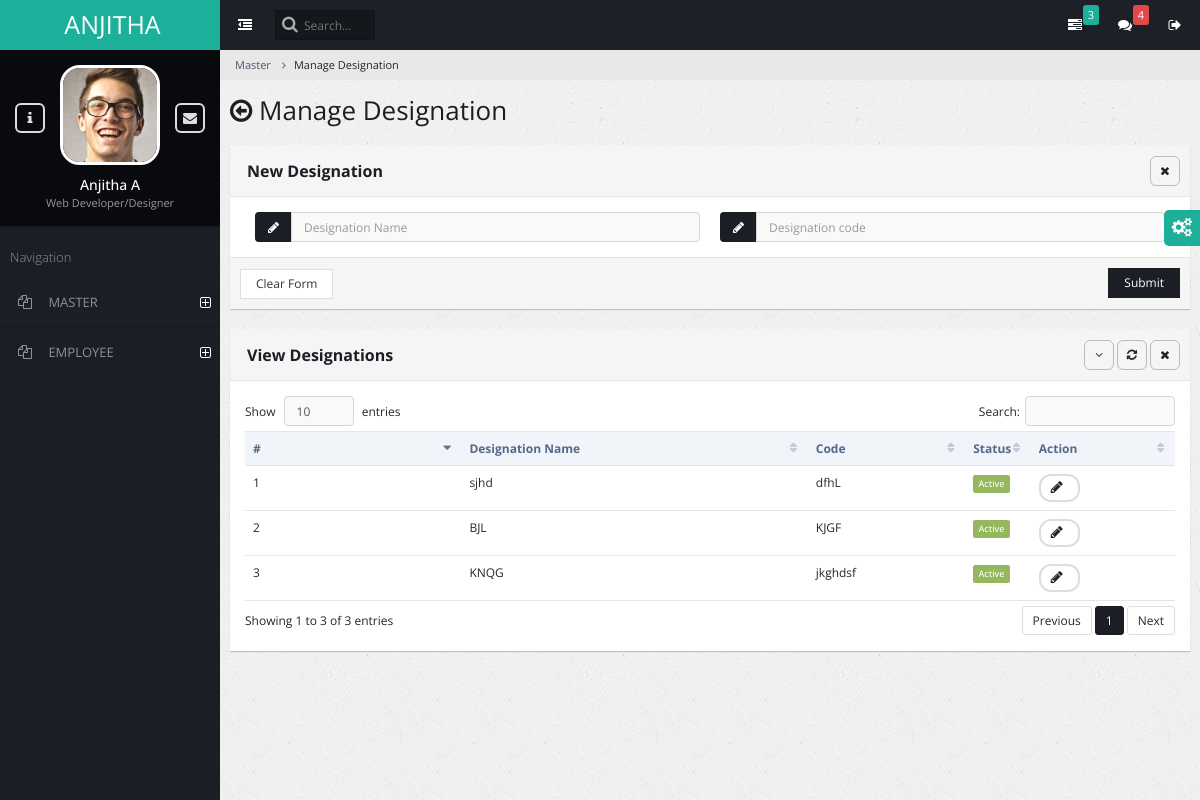
The app's page /adm_master_designation_manage/ with its own data.
### admin_master/models.py (models this page shows)
class Designation (models.Model):
    dname= models.CharField(max_length=100)
    dcode= models.CharField(max_length=50)
    status=models.BooleanField(default=True)

### admin_master/views.py (the view, shortened to what this page needs)
# urls.py: path('adm_master_designation_manage/', views.adm_master_designation_manage,name='adm_master_designation_manage'),
def adm_master_designation_manage(request):
    msg=""
    m=""
    designation = Designation.objects.all()
    return render(request, 'adm_master_designation_manage.html', {'danger': msg,'desig': designation ,'success':m})

### admin_master/templates/adm_master_designation_manage.html (shortened to what this page needs)
{% extends "base.html" %}
{% block content  %}
{% load static %}
<ul class="breadcrumb">
    <li><a href="#">Master</a></li>
    <li class="active">Manage Designation</li>
</ul>
<div class="page-title">
    <h2><span class="fa fa-arrow-circle-o-left"></span> Manage Designation</h2>
</div>
<div class="page-content-wrap">
    <div class="row">
        <div class="col-md-12">
            <form action="{% url "adm_master_designation_manage" %}" method="post">
            <div class="panel panel-default">
                <div class="panel-heading">
                    <h4 class="panel-title"><strong>New Designation</strong></h4>
                    <ul class="panel-controls">
                        <li><a href="#" class="panel-remove"><span class="fa fa-times"></span></a></li>
                    </ul>
                </div>
                <div class="panel-body">
                    <div class="col-md-6">
                        <div class="form-group">
                                <div class="input-group">
                                    <span class="input-group-addon"><span class="fa fa-pencil"></span></span>
                                    <input type="text" name="desn" placeholder="Designation Name" class="form-control" required autofocus/>
                                </div>
                        </div>
                    </div>
                    <div class="col-md-6">
                        <div class="form-group">
                                <div class="input-group">
                                    <span class="input-group-addon"><span class="fa fa-pencil"></span></span>
                                    <input type="text" name="desc" placeholder="Designation code" class="form-control" required />
                                </div>
                        </div>
                    </div>
                </div>
                <div class="panel-footer">
                        <input type="reset" value="Clear Form" class="btn btn-default">
                        <button class="btn btn-primary pull-right">Submit</button>
                </div>
            </div>
        </form>
                <div class="panel panel-default">
                    <div class="panel-heading ui-draggable-handle">
                            <h3 class="panel-title"><strong>View Designations</strong></h3>
                            <ul class="panel-controls">
                                <li><a href="#" class="panel-collapse"><span class="fa fa-angle-down"></span></a></li>
                                <li><a href="#" class="panel-refresh"><span class="fa fa-refresh"></span></a></li>
                                <li><a href="#" class="panel-remove"><span class="fa fa-times"></span></a></li>
                            </ul>
                        </div>
                    <div class="panel-body">
                        <table class="table datatable dataTable no-footer" id="DataTables_Table_0" role="grid" aria-describedby="DataTables_Table_0_info">
                            <thead>
                                <tr role="row"><th class="sorting_asc" tabindex="0" aria-controls="DataTables_Table_0" rowspan="1" colspan="1" aria-sort="ascending" aria-label="Name: activate to sort column ascending" style="width: 198px;">#</th><th class="sorting" tabindex="0" aria-controls="DataTables_Table_0" rowspan="1" colspan="1" aria-label="Position: activate to sort column ascending" style="width: 309px;">Designation Name</th><th class="sorting" tabindex="0" aria-controls="DataTables_Table_0" rowspan="1" colspan="1" aria-label="Office: activate to sort column ascending" style="width: 148px;">Code</th><th class="sorting" tabindex="0" aria-controls="DataTables_Table_0" rowspan="1" colspan="1" aria-label="Age: activate to sort column ascending" style="width: 70px;">Status</th><th class="sorting" tabindex="0" aria-controls="DataTables_Table_0" rowspan="1" colspan="1" aria-label="Start date: activate to sort column ascending" style="width: 137px;">Action</th></tr>
                            </thead>
                            <tbody>
                                    {% for i in desig %}
                                                    <tr role="row" class="odd" id="trow">
                                                    <td class="sorting_1">{{forloop.counter}}</td>
                                                    <td>{{i.dname}}</td>
                                                    <td>{{i.dcode}}</td>
                                                    <td>
                                                        {% if i.status %}
                                                        <span class="label label-success">Active</span>
                                                        {% else %}
                                                        <span class="label label-danger">Deactive</span></td>
                                                        {% endif %}
                                    <td>
                                        <button class="btn btn-default btn-rounded btn-sm"  onclick="edit_designation({{i.id}})";><span id= "spinner{{i.id}}" class="fa fa-pencil"></span></button>
                                    </td>
                                </tr>
                                {% endfor %}
                            </tbody>
                        </table>
                    </div>
                </div>
                </div>
            </div>
        </div>
    </div>
</div>
</div>
{% endblock content %}

### records on screen
Designation: dname "sjhd", dcode "dfhL", status "Active"
Designation: dname "BJL", dcode "KJGF", status "Active"
Designation: dname "KNQG", dcode "jkghdsf", status "Active"
